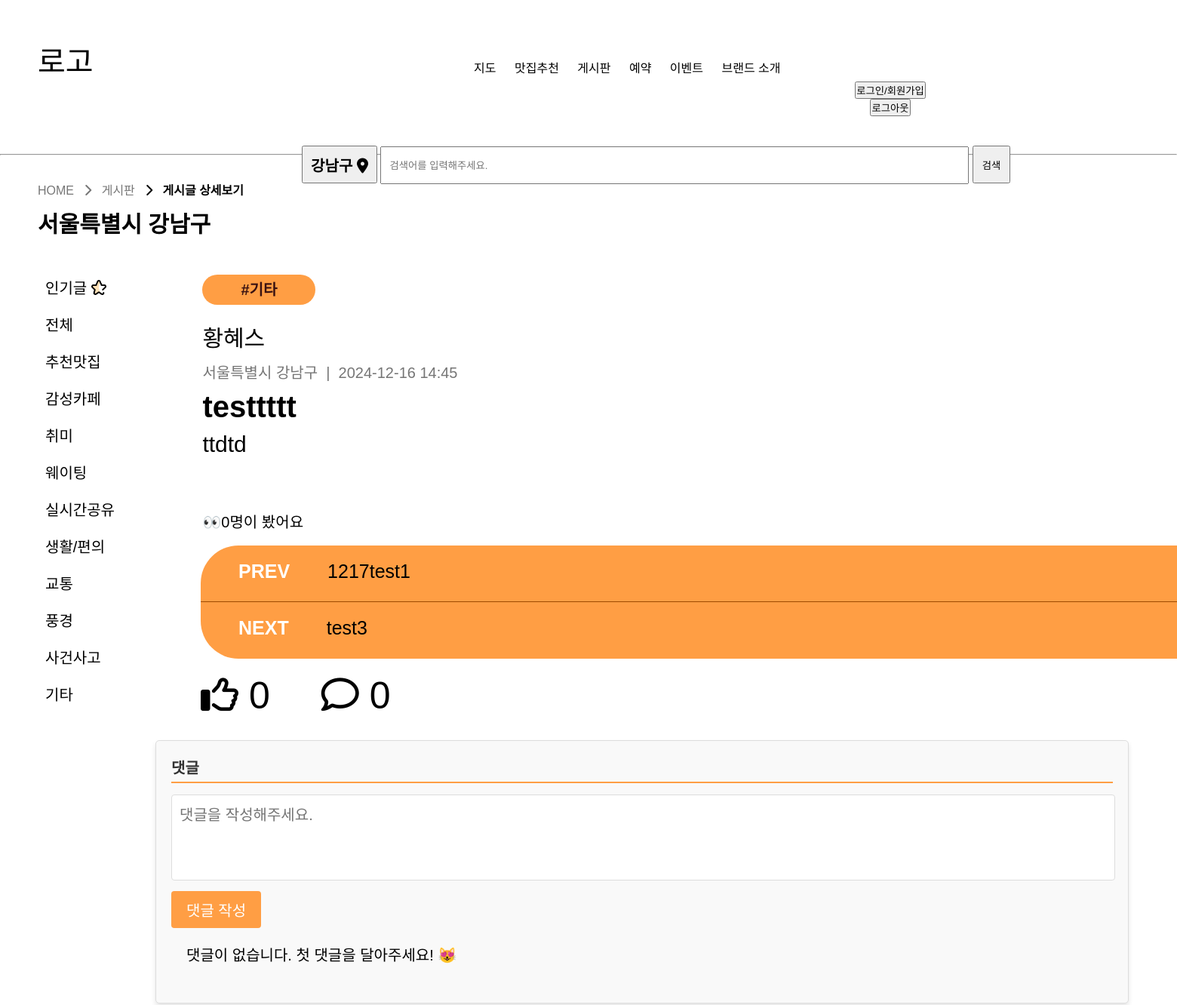
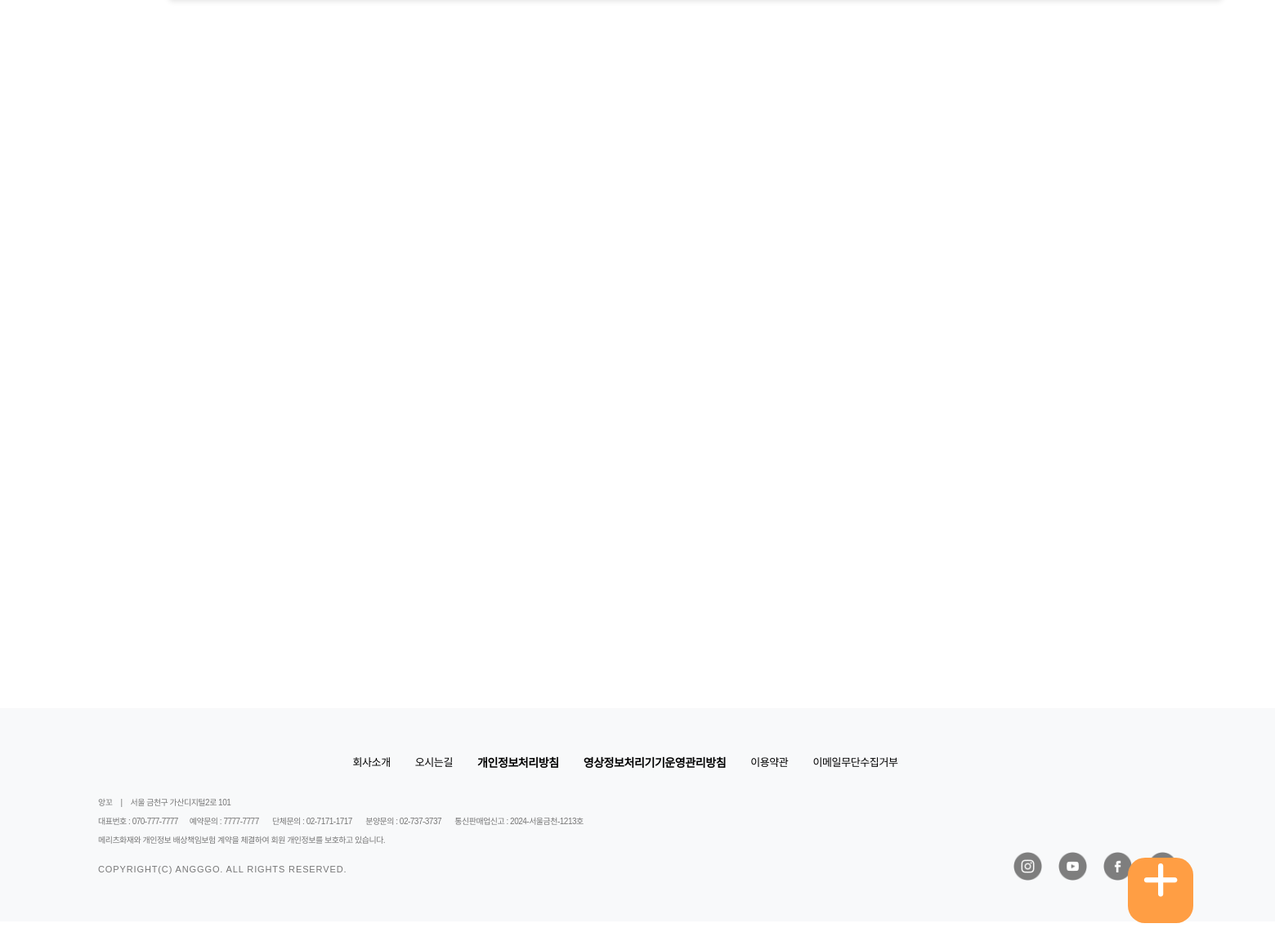
Page /board/bbview/4/ (signed in) on the committed database (2 pictures, top to bottom).
### board/models.py (models this page shows, shortened)
class Board(models.Model):
  bno = models.AutoField(primary_key=True)
  member = models.ForeignKey(Member,on_delete=models.DO_NOTHING, null=True)
  btitle = models.CharField(max_length=1000)
  bcontent = models.TextField()
  bgps = models.CharField(max_length=1000)
  bselect = models.CharField(max_length=500,choices=CHOICES)
  like_member = models.ManyToManyField(Member,default='',related_name='like_member')
  bgroup = models.IntegerField(null=True)
  bstep = models.IntegerField(default=0)
  bindent = models.IntegerField(default=0)
  bhit = models.IntegerField(default=0)
  bdate = models.DateTimeField(auto_now=True)
  bfile = models.ImageField(null=True,blank=True,upload_to='board')

### member/models.py (models this page shows, shortened)
class Member(models.Model):
    id = models.CharField(max_length=50, primary_key=True)  # 아이디
    pw = models.CharField(max_length=100)  # 패스워드
    name = models.CharField(max_length=100)  # 사용자명
    nickname = models.CharField(max_length=100)  # 닉네임
    birth = models.DateField(null=True)  # 생년월일
    email = models.EmailField(max_length=100)  # 사용자 이메일
    tel = models.CharField(max_length=20)  # 사용자 전화번호
    addr = models.CharField(max_length=200)  # 사용자 주소
    mDate = models.DateTimeField(auto_now_add=True)  # 가입일
    point = models.IntegerField(default=0)  # 마일리지
    agree1 = models.DateTimeField(auto_now_add=True) # 필수약관동의
    agree2 = models.DateTimeField(auto_now_add=True) # 선택약관동의

### board/views.py (the view)
# urls.py: path('bbview/<int:bno>/', views.bbview, name='bbview'),   # 게시글 상세보기
def bbview(request,bno):    # 1. 게시글 상세보기 / 2. 좋아요 클릭 / 3. 이전글, 다음글 / 4. 댓글 리스트 출력 / 5. 조회수 늘리는 방법
  id = request.session["session_id"]
  member = Member.objects.get(id=id)
  qs__ = Board.objects.filter(bno=bno)
  if qs__[0].like_member.filter(pk=id).exists():
    result = "1"  # 좋아요 있으면
  else:
    result = "0"  # 좋아요 없으면
  count = qs__[0].like_member.count()
  print(count)
  npage = request.GET.get('npage',1)
  qs = Board.objects.get(bno=bno)
  next_qs = Board.objects.filter(Q(bgroup__lt=qs.bgroup,bstep__lte=qs.bstep)|Q(bgroup=qs.bgroup,bstep__gt=qs.bstep)).order_by('-bgroup','bstep').first()
  prev_qs = Board.objects.filter(Q(bgroup__gt=qs.bgroup,bstep__gte=qs.bstep)|Q(bgroup=qs.bgroup,bstep__lt=qs.bstep)).order_by('bgroup','-bstep').first()
  c_qs = Comment.objects.filter(board=qs).order_by("-cgroup","cstep","cdate")
  print("확인 : ",c_qs,c_qs.count)
  bgps = request.GET.get('bgps', '')
  시도, 시군구 = '', ''
  if bgps:
      try:
          시도, 시군구 = bgps.split(" ", 1)
      except ValueError:
          시도, 시군구 = bgps, ''
  day1 = datetime.replace(datetime.now(),hour=23,minute=59,second=59)
  expires = datetime.strftime(day1,"%a, %d-%b-%Y %H:%M:%S GMT")
  context = {'board':qs,'prev_qs':prev_qs,'next_qs':next_qs,"result":result,"count":count,"clist":c_qs,'current_bgps': bgps}
  response = render(request,'bbview.html',context)
  if request.COOKIES.get("cookie_boardNo") is not None:
    cookies = request.COOKIES.get("cookie_boardNo")
    cookies_list = cookies.split("|")
    if str(bno) not in cookies_list:
      response.set_cookie("cookie_boardNo",cookies+f"|{bno}",expires=expires)
      qs.bhit += 1
      qs.save()
  else:  ## 쿠키저장
    response.set_cookie('cookie_boardNo',bno,expires=expires)
    qs.bhit += 1
    qs.save()
  return response

### board/templates/bbview.html (shortened to what this page needs)
{% load static %}
<!DOCTYPE html>
<html lang="ko">
<head>
  <link rel="stylesheet" href="https://cdnjs.cloudflare.com/ajax/libs/font-awesome/6.1.0/css/all.min.css" />
  <link rel="stylesheet" type="text/css" href="{% static '/css/nboard.css' %}">
</head>
<body>
  <header>
    <div class="inner">
      <a href="/"><span class="main_logo">로고</span></a>
      <ul>
        <a href="/map/success/"><li>지도</li></a>
        <a href="/foodBoard/foodList/"><li>맛집추천</li></a>
        <a href="/board/nboard/"><li>게시판</li></a>
        <li>예약</li>
        <li>이벤트</li>
        <a href="/Brand/"><li>브랜드 소개</li></a>
      </ul>
      <span>
        <button type="button" class="ag_my"><a href="/member/login/">로그인/회원가입</a></button>
        <button type="button" class="ag_my"><a href="/member/logout/">로그아웃</a></button>
      </span>
    </div>
  </header>
  <main>
    <form action="#" name="mapping" method="post">
      <button type="button" id="gps_s"><h2>강남구  <i class="fa-solid fa-location-dot"></i></h2></button>
      <input type="search" id="list_search" placeholder="검색어를 입력해주세요." >
      <button id="seBtn">검색</button>
    </form>
    <div class="here">
      <div class="sub_navloc">HOME&nbsp;&nbsp; <i class="fa-solid fa-chevron-right"></i>&nbsp;&nbsp; 게시판&nbsp;&nbsp; <strong><i class="fa-solid fa-chevron-right"></i>&nbsp;&nbsp; 게시글 상세보기</strong></div>
      <div id="gps">서울특별시 강남구</div>
    </div>
    <div class="board">
      <div class="b_category">
        <ul>
          <li><a href="/board/nboard/?bselect=인기글">인기글 <img src="/static/images/star.png" id="heart"></a></li><br>
          <li><a href="/board/nboard/?bselect=전체">전체</a></li><br>
          <li><a href="/board/nboard/?bselect=추천맛집">추천맛집</a></li><br>
          <li><a href="/board/nboard/?bselect=감성카페">감성카페</a></li><br>
          <li><a href="/board/nboard/?bselect=취미">취미</a></li><br>
          <li><a href="/board/nboard/?bselect=웨이팅">웨이팅</a></li><br>
          <li><a href="/board/nboard/?bselect=실시간공유">실시간공유</a></li><br>
          <li><a href="/board/nboard/?bselect=생활/편의">생활/편의</a></li><br>
          <li><a href="/board/nboard/?bselect=교통">교통</a></li><br>
          <li><a href="/board/nboard/?bselect=풍경">풍경</a></li><br>
          <li><a href="/board/nboard/?bselect=사건사고">사건사고</a></li><br>
          <li><a href="/board/nboard/?bselect=기타">기타</a></li><br>
        </ul>
      </div>
      <div class="nlistview">
        <ul>
          <li><div id="tag">#{{board.bselect}}</div></li><br>
          <li>{{board.member.nickname}}</li><br>
          <li><span>{{board.bgps}}</span>&nbsp;&nbsp;|&nbsp;&nbsp;<span>{{board.bdate|date:'Y-m-d H:i'}}</span></li><br>
          <li>{{board.btitle}}</li><br>
          <li>{{board.bcontent|safe}}</li><br>
          <li id="bhit">👀{{board.bhit}}명이 봤어요</li><br>
        </ul>
        <a id="add" href="/board/bwrite/"><i class="fa-solid fa-plus"></i></a>
        <div>
          <ul class="tbody">
            <li><a href="/board/bbview/{{prev_qs.bno}}/">
              <h4>PREV</h4>
              {% if prev_qs.btitle %}
              <p>{{prev_qs.btitle}}</p>
              {% else %}
              <p><a>이전 게시글이 없습니다.</a></p>
              {% endif %}
            </a></li>
            <li><a href="/board/bbview/{{next_qs.bno}}/">
              <h4>NEXT</h4>
              {% if next_qs.btitle %}
              <p>{{next_qs.btitle}}</p>
              {% else %}
              <p><a>다음 게시글이 없습니다.</a></p>
              {% endif %}
            </a></li>
          </ul>
        </div>
        <div class="subject">
          <ul>
            <li>
              <a id="likeBtn">
                {% if result == "0" %}
                <span id="liketxt">
                  <i class="fa-regular fa-thumbs-up"></i>
                </span>
                <span id="likecount">{{count}}</span>
                {% else %}
                <span id="liketxt">
                  <i class="fa-solid fa-thumbs-up"></i>
                </span>
                <span id="likecount">{{count}}</span>
                {% endif %}
            </a>
            <span id="replycount"><i class="fa-regular fa-comment"></i>&nbsp;<span id="cnt">{{clist.count}}</span></span>
            </li>
          </ul>
        </div>
        <div class="comments-section">
          <h3>댓글</h3>
          <div class="comment-form">
            <textarea placeholder="댓글을 작성해주세요." rows="4" class="replyType"></textarea>
            <button type="button" class="replyBtn">댓글 작성</button>
          </div>
          <div class="comments-list">
            {% if clist %}
						  {% for comment in clist %}
                <ul id="{{comment.cno}}">
                  <div class="comment">
                    {% if comment.cindent > 0  %}
                      {% for i in ""|rjust:comment.cindent  %}<img src="/static/images/reply.png" style="width: 30px; height: 30px; margin: 0;">{% endfor %}
                    {% endif %}
                    <li class="name">{{comment.member.nickname}} <span>[ {{comment.cdate|date:'Y-m-d  H:i:s'}}]</span></li>
                    <span>
                    {% if request.session.session_id == comment.member.id  %}
                      <li class="btn">
                        <a class="uBtn rebtn">수정</a>
                        <a class="dBtn rebtn">삭제</a>
                        <a class="rBtn rebtn">답글</a>
                      </li>
                    {% else %}
                      <li class="btn">
                        <a class="rBtn rebtn">답글</a>
                      </li>
                    {% endif %}
                    </span>
                    <li class="txt">{{comment.ccontent}}</li>
                  </div>
                </ul>
						  {% endfor %}
						{% else %}
						<ul><li class="txt">댓글이 없습니다. 첫 댓글을 달아주세요! 😻</li></ul>
						{% endif %}
          </div>
        </div>
      </div>
  </div>
  </main>
  <footer>
    <div class="footerr">
        <div class="ftnavi">
            <ul>
                <li><a href="">회사소개</a></li>
                <li><a href="">오시는길</a></li>
                <li><a href="">개인정보처리방침</a></li>
                <li><a href="">영상정보처리기기운영관리방침</a></li>
                <li><a href="">이용약관</a></li>
                <li><a href="">이메일무단수집거부</a></li>
            </ul>
        </div>
        <div class="bottom_footer">
            <div class="addr">
                <p>앙꼬<span>|</span>서울 금천구 가산디지털2로 101</p>
                <p class="tel">대표번호 : 070-777-7777&nbsp;&nbsp;
                    <span>예약문의 : 7777-7777</span>
                    <span>단체문의 : 02-7171-1717</span>
                    <span>분양문의 : 02-737-3737</span>
                    <span>통신판매업신고 : 2024-서울금천-1213호</span>
                </p>
                <p>메리츠화재와 개인정보 배상책임보험 계약을 체결하여 회원 개인정보를 보호하고 있습니다.</p>
                <p class="copy">COPYRIGHT(C) ANGGGO. ALL RIGHTS RESERVED.</p>
            </div>
            <div class="sns">
                <a href="#"><img src="/static/images/main/insta_btn_fnew.png"></a>
                <a href="#"><img src="/static/images/main/youtube_btn_fnew.png"></a>
                <a href="#"><img src="/static/images/main/facebook_btn_fnew.png"></a>
                <a href="#"><img src="/static/images/main/kakao_ch_btn_fnew.png"></a>
            </div>
        </div>
    </div>
</footer>
</body>
</html>

### rows in the picture
Board: bselect "기타", member.nickname "황혜스", bgps "서울특별시 강남구", bdate "2024-12-16 14:45", btitle "testtttt", bcontent "ttdtd", bhit "0"
Board: btitle "1217test1"
Board: btitle "test3"

### other values in the picture
{{ count }} "0"
{{ clist.count }} "0"
